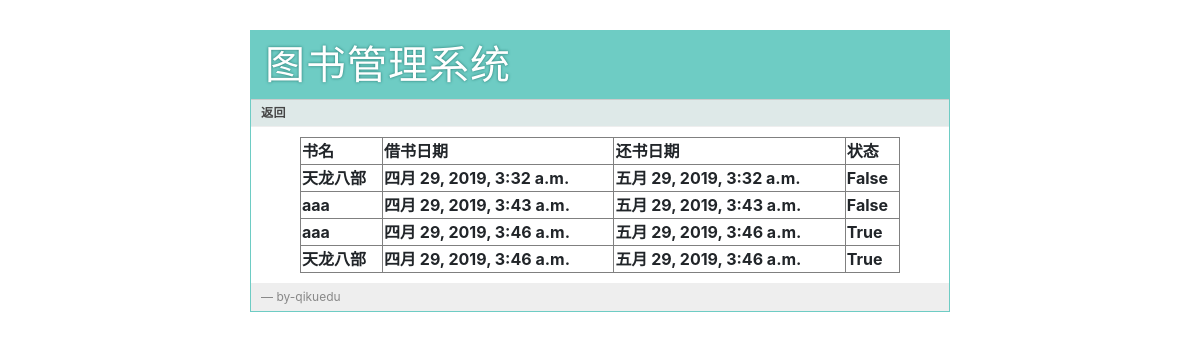
Screenshot of /show_borrows/ with the database file from the repository.
### booklibrary/models.py (models this page shows)
class History(models.Model):
     book = models.ForeignKey(Book,on_delete=models.CASCADE)
     user = models.ForeignKey(User,on_delete=models.CASCADE)
     date_borrow = models.DateTimeField(default=datetime.now())
     date_return = models.DateTimeField(default=datetime.now()+timedelta(days=30))
     status = models.BooleanField()

class Book(models.Model):
     bookname = models.CharField(max_length=20)
     author = models.CharField(max_length=20)
     publish_com = models.CharField(max_length=20)
     publish_date = models.DateField()
     def __str__(self):
          return self.bookname

### booklibrary/views.py (the view)
# urls.py: url(r'show_borrows/$',views.show_borrows,name='show_borrows'),
def show_borrows(request):
    borrows = History.objects.all()
    return render(request,'booklibrary/reader_histroy.html',{'histroys':borrows})

### templates/booklibrary/reader_histroy.html (shortened to what this page needs)
{% extends "booklibrary/layout.html" %}
{% block link %}
	<a href=""> 返回 </a>
{% endblock %}
{% block body %}
	<table width="600" border="1" align="center">
	  <tr>
	    <th align="center"> 书名 </th>
	    <th align="center"> 借书日期 </th>
	    <th align="center"> 还书日期 </th>
	    <th align="center"> 状态 </th>
	  </tr>
	  {% for histroy in histroys %}
	  <tr>
	    <th align="center"> {{histroy.book}} </th>
	    <th align="center"> {{histroy.date_borrow}}</th>
	    <th align="center"> {{histroy.date_return}} </th>
	    <th align="center"> {{histroy.status}} </th>
	  </tr>
	  {% endfor %}
	</table>
{% endblock %}

### static/css/style.css (style rules this page uses)
a { color: #26776F; }
div.page div.navigation a { color: #444; font-weight: bold; }

### rows the page displays
History: book "天龙八部", date_borrow "四月 29, 2019, 3:32 a.m.", date_return "五月 29, 2019, 3:32 a.m.", status "False"
History: book "aaa", date_borrow "四月 29, 2019, 3:43 a.m.", date_return "五月 29, 2019, 3:43 a.m.", status "False"
History: book "aaa", date_borrow "四月 29, 2019, 3:46 a.m.", date_return "五月 29, 2019, 3:46 a.m.", status "True"
History: book "天龙八部", date_borrow "四月 29, 2019, 3:46 a.m.", date_return "五月 29, 2019, 3:46 a.m.", status "True"
